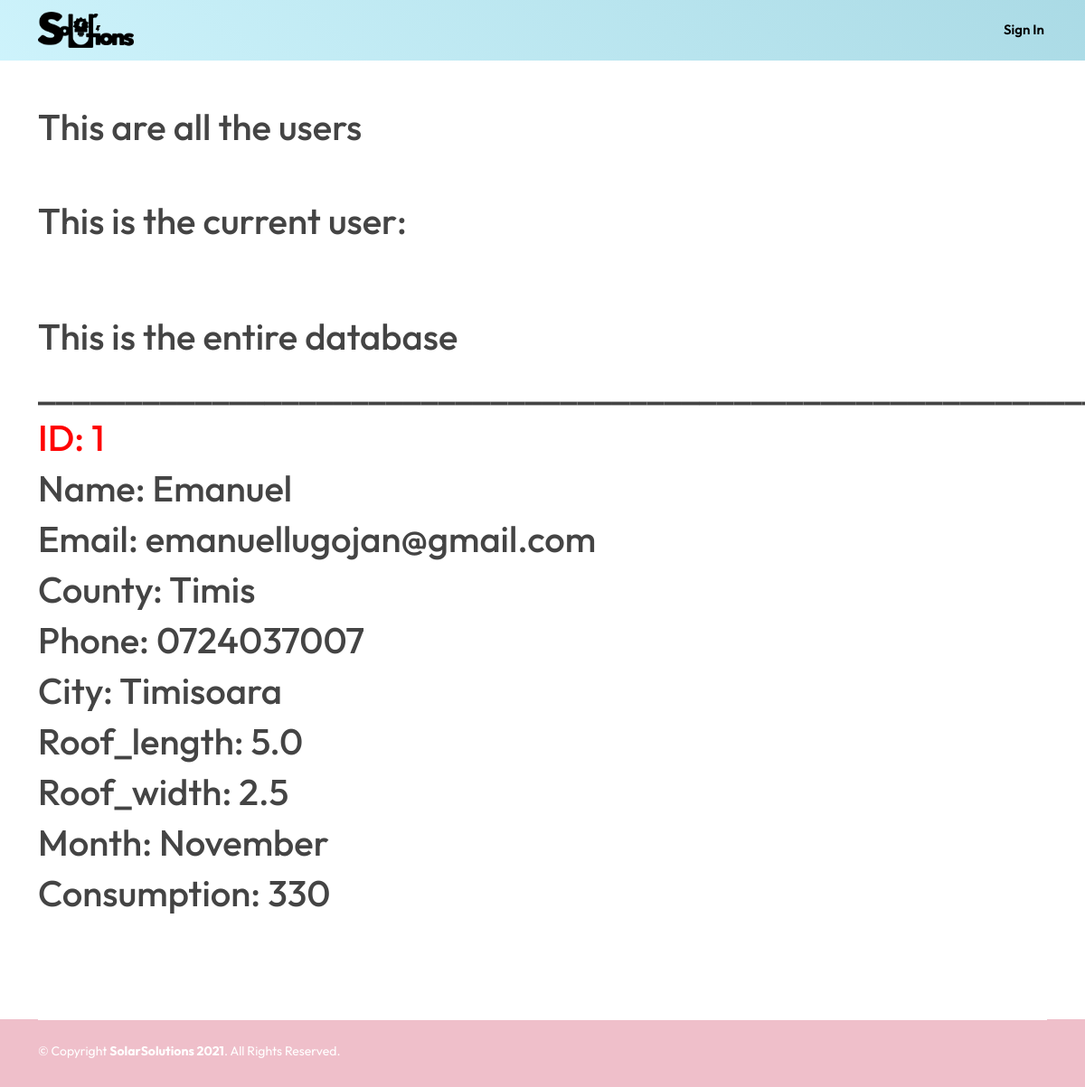
The page /database on the database its author committed.
### website/models.py (models this page shows)
class User(db.Model, UserMixin):
    id = db.Column(db.Integer, primary_key=True)
    name = db.Column(db.String(150))
    email = db.Column(db.String(150), unique=True)
    password = db.Column(db.String(150))
    phone = db.Column(db.String(150))
    county = db.Column(db.String(150))
    city = db.Column(db.String(150))
    roof_length = db.Column(db.Float)
    roof_width = db.Column(db.Float)
    month = db.Column(db.String(150))
    consumption = db.Column(db.Integer)

### website/views.py (the view)
@views.route('/database')
def database():
    return render_template('database.html', user=current_user, table_user=User.query.all())

### website/templates/database.html (shortened to what this page needs)
{% extends "header_footer_general.html" %}
{% block content %}
<h1>This are all the users</h1>
<br>
<br>
<h1>This is the current user:</h1>
<br>
<br>
<br>
<h1>This is the entire database</h1>
{% for user in table_user %}
<h1>____________________________________________________________________</h1>
<h1 style="color: red;"> ID: {{user.id}} </h1>
<h1>Name: {{user.name}}</h1>
<h1>Email: {{user.email}}</h1>
<h1>County: {{user.county}}</h1>
<h1>Phone: {{user.phone}}</h1>
<h1>City: {{user.city}}</h1>
<h1>Roof_length: {{user.roof_length}}</h1>
<h1>Roof_width: {{user.roof_width}}</h1>
<h1>Month: {{user.month}}</h1>
<h1>Consumption: {{user.consumption}}</h1>
{% endfor %}
{% endblock %}

### website/static/assets/css/style.css (style rules this page uses)
body { font-family: "Outfit", sans-serif; color: #444444; }
h1, h2, h3, h4, h5, h6 { font-family: "Outfit", sans-serif; }

### rows shown on the page
User: id "1", name "Emanuel", email "emanuellugojan@gmail.com", county "Timis", phone "0724037007", city "Timisoara", roof_length "5.0", roof_width "2.5", month "November", consumption "330"
